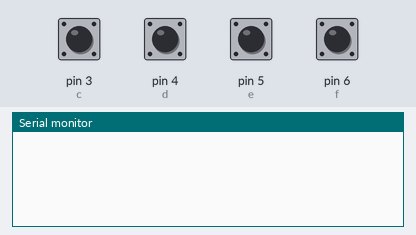
Recording of a sketch running on a simulated Arduino Uno, built with avr-gcc and run on an emulated ATmega328P. Shown: the last lines printed to the serial monitor. The test bench sets the inputs (shaded band); at power-on: pin 3 (c), pin 4 (d), pin 5 (e), pin 6 (f) HIGH.

Above: at 1.2 s.
1.3 s: pin 3 (c) pulled LOW for 0.15 s
At 1.7 s:
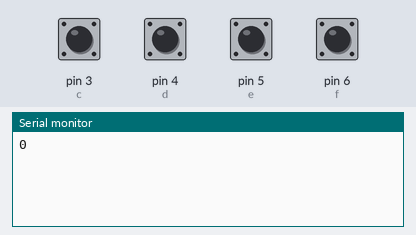
2.9 s: pin 4 (d) pulled LOW for 0.15 s
At 4.1 s:
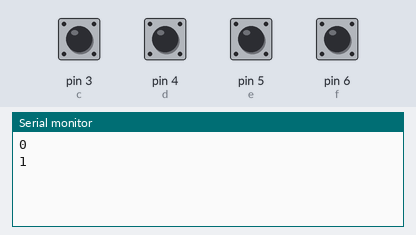
4.5 s: pin 5 (e) pulled LOW for 0.15 s
At 5.4 s:
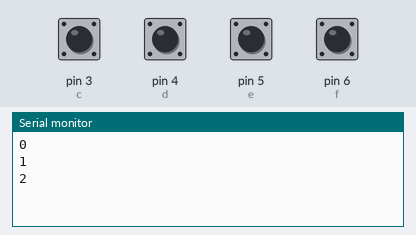
6.1 s: pin 6 (f) pulled LOW for 0.15 s
At 6.6 s:
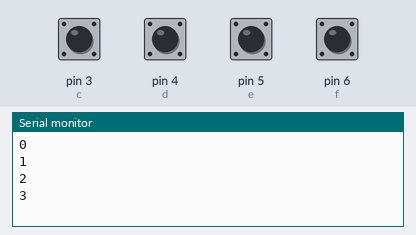
Timing chart, 0 to 8.7 s (numbered marks = the images above; inputs shaded):
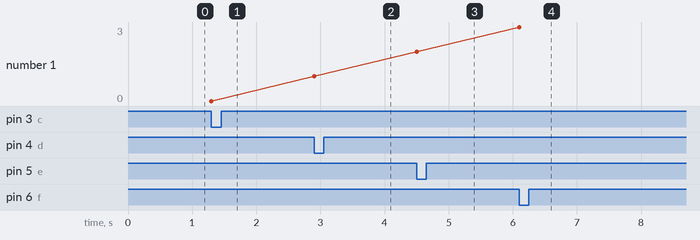

Measured:
- after the input at 1.3 s, the serial monitor: prints a new line at once (image 1)
- after the input at 2.9 s, the serial monitor: prints a new line at once (image 2)
- after the input at 4.5 s, the serial monitor: prints a new line at once (image 3)
- after the input at 6.1 s, the serial monitor: prints a new line at once (image 4)
- plotted number 1: 0 → 1 after the input at 2.9 s, 1 → 2 after the input at 4.5 s, 2 → 3 after the input at 6.1 s

The sketch:

hw6_1.ino
```cpp
int c = 3;
int d  =4;
int e= 5;
int f = 6;

void setup() {
  pinMode(c, INPUT_PULLUP);
  pinMode(d, INPUT_PULLUP);
  pinMode(e, INPUT_PULLUP);
  pinMode(f, INPUT_PULLUP);
  Serial.begin(9600);


  // put your setup code here, to run once:


}

boolean getStatus(int switch_){
  if (digitalRead(switch_) == 0){
    return true;
  }
  else return false;

}

void loop() {
  boolean cIsPressed = getStatus(c);
  boolean dIsPressed = getStatus(d);
  boolean eIsPressed = getStatus(e);
  boolean fIsPressed = getStatus(f);

  if (cIsPressed) {
    Serial.println("0");
    delay(170);
  }
  else if(dIsPressed) {
    Serial.println("1");
    delay(170);
  }
  else if(eIsPressed) {
    Serial.println("2");
    delay(170);
  }
  else if(fIsPressed) {
    Serial.println("3");
    delay(170);
  }


  // put your main code here, to run repeatedly:

}
```
